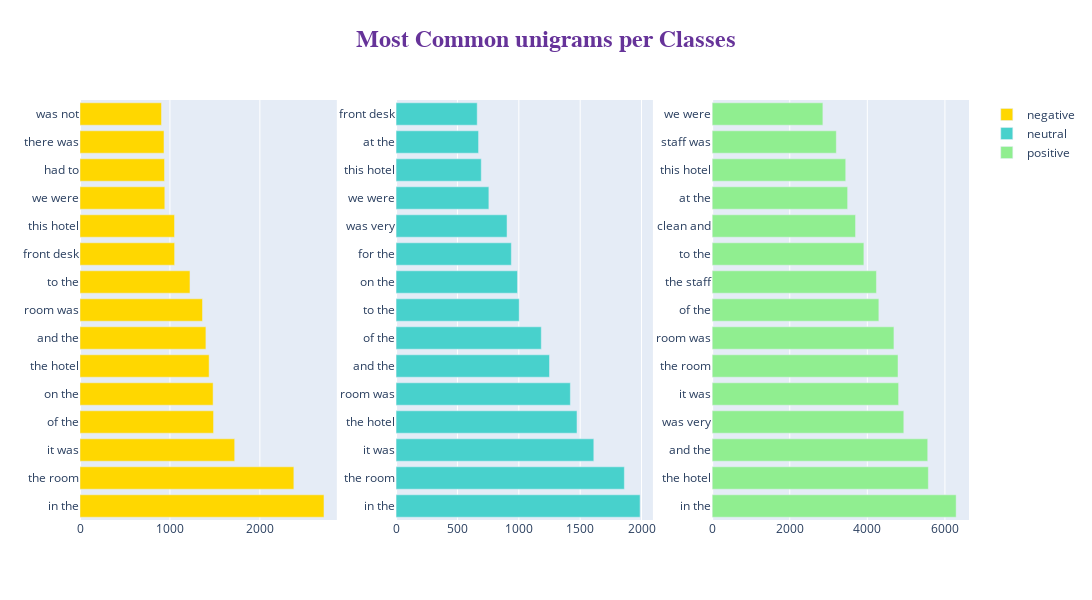

The code cell stored with this chart in its notebook:
### Code cell
# unigram
fig = make_subplots(rows=1, cols=3)

title_ = ["negative", "neutral", "positive"]

for i in range(3):
    texts = df[df["label"] == i]['tokenized_review']

    new = texts.str.split()
    new = new.values.tolist()
    corpus = [word for i in new for word in i]
    top_n_bigrams = _get_top_ngram(texts, 2)[:15]
    x, y = map(list, zip(*top_n_bigrams))


    fig.add_trace(go.Bar(
                x=y,
                y=x,
                orientation='h', type="bar",
        name=title_[i], marker=dict(color=colors[i])), 1, i+1)
    

fig.update_layout(
    autosize=False,
    width=2000,
    height=600,title=dict(
        text='<b>Most Common unigrams per Classes</b>',
        x=0.5,
        y=0.95,
        font=dict(
        family="Courier New, monospace",
        size=24,
        color="RebeccaPurple"
        )
    ))      
fig.show()

### Figure 1 — Plotly figure (JSON) as saved in the notebook; plotly's stock layout.template omitted (floating-point values rounded to 4 significant figures)
{"data": [{"marker": {"color": "gold"}, "name": "negative", "orientation": "h", "type": "bar", "x": [2713, 2378, 1720, 1485, 1480, 1436, 1400, 1362, 1223, 1052, 1051, 943, 940, 934, 906], "xaxis": "x", "y": ["in the", "the room", "it was", "of the", "on the", "the hotel", "and the", "room was", "to the", "front desk", "this hotel", "we were", "had to", "there was", "was not"], "yaxis": "y"}, {"marker": {"color": "mediumturquoise"}, "name": "neutral", "orientation": "h", "type": "bar", "x": [1988, 1860, 1611, 1474, 1420, 1250, 1183, 1003, 989, 939, 904, 756, 694, 672, 661], "xaxis": "x2", "y": ["in the", "the room", "it was", "the hotel", "room was", "and the", "of the", "to the", "on the", "for the", "was very", "we were", "this hotel", "at the", "front desk"], "yaxis": "y2"}, {"marker": {"color": "lightgreen"}, "name": "positive", "orientation": "h", "type": "bar", "x": [6290, 5573, 5557, 4940, 4806, 4791, 4686, 4297, 4235, 3911, 3696, 3492, 3443, 3200, 2854], "xaxis": "x3", "y": ["in the", "the hotel", "and the", "was very", "it was", "the room", "room was", "of the", "the staff", "to the", "clean and", "at the", "this hotel", "staff was", "we were"], "yaxis": "y3"}], "layout": {"autosize": false, "height": 600, "title": {"font": {"color": "RebeccaPurple", "family": "Courier New, monospace", "size": 24}, "text": "<b>Most Common unigrams per Classes</b>", "x": 0.5, "y": 0.95}, "width": 2000, "xaxis": {"anchor": "y", "domain": [0, 0.2889]}, "xaxis2": {"anchor": "y2", "domain": [0.3556, 0.6444]}, "xaxis3": {"anchor": "y3", "domain": [0.7111, 1]}, "yaxis": {"anchor": "x", "domain": [0, 1]}, "yaxis2": {"anchor": "x2", "domain": [0, 1]}, "yaxis3": {"anchor": "x3", "domain": [0, 1]}}}
